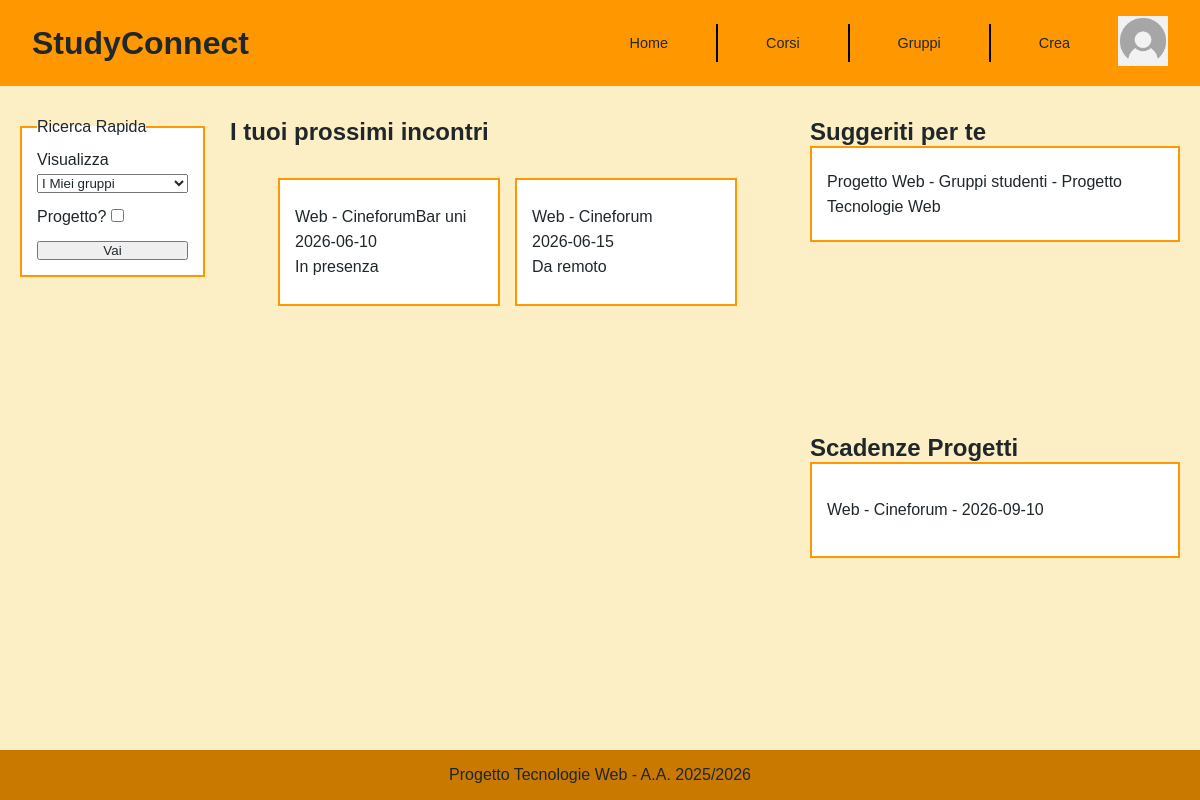
The page /pages/index.php (signed in) on the database its author committed.
### tables this page shows
CREATE TABLE Incontri(
	CodiceGruppo INT NOT NULL,
    Data DATE,
    Orario TIME,
    Modalità VARCHAR(15) NOT NULL CHECK (Modalità IN ('Da remoto', 'In presenza')),
    Luogo VARCHAR(100),
    Note VARCHAR(500) NOT NULL,
    FOREIGN KEY (CodiceGruppo) REFERENCES Gruppi(Codice)
		ON DELETE CASCADE
		ON UPDATE NO ACTION,
    PRIMARY KEY (CodiceGruppo, Data, Orario)
);

CREATE TABLE Gruppi(
	Codice INT AUTO_INCREMENT PRIMARY KEY,
    Nome VARCHAR(100) NOT NULL,
    Descrizione MEDIUMTEXT,
    NumeroMembriRichiesti INT,
    NumeroMembriAttuali INT NOT NULL,
    Tipo VARCHAR(10) NOT NULL CHECK (Tipo IN ('Studio', 'Progetto')),
    DataConsegnaProgetto DATE,
    MatricolaCreatore VARCHAR(10) NOT NULL,
    CodiceCorso VARCHAR(5) NOT NULL,
	FOREIGN KEY (MatricolaCreatore) REFERENCES Studenti(Matricola)
		ON DELETE CASCADE
        ON UPDATE NO ACTION,
	FOREIGN KEY (CodiceCorso) REFERENCES Corsi(Codice)
		ON DELETE CASCADE
        ON UPDATE NO ACTION,
    CHECK(NumeroMembriAttuali<=NumeroMembriRichiesti OR NumeroMembriRichiesti=0)
);

CREATE TABLE Corsi(
	Codice VARCHAR(5) PRIMARY KEY,
    Nome VARCHAR(150) NOT NULL,
    Descrizione MEDIUMTEXT,
    CFU INT NOT NULL,
    ProgettoRichiesto BOOL NOT NULL,
    CHECK(length(Codice)=5)
);

### pages/home.php (called while the page is built)
<?php
$templateParams["title"] = "StudyConnect - Home";
if (isUserLoggedIn()) {
    $templateParams["page"] = "templates/specific/home-loggato.php";
    $templateParams["prossimiIncontri"] = $dbh->getIncontriStudente($_SESSION["matricola"]);
    $templateParams["gruppiSuggeriti"] = $dbh->getGruppiSuggeriti($_SESSION["matricola"], 10);
    $templateParams["scadenzeProgetti"] = $dbh->getGruppiPerMatricola($_SESSION["matricola"]);
    $templateParams["corsi"] = $dbh->getCorsi();
} else {
    $templateParams["page"] = "templates/specific/home-pubblica.php";
    $templateParams["gruppiStudio"] = $dbh->getGruppiPerTipoLimit('studio',8);
    $templateParams["gruppiProgetto"] = $dbh->getGruppiPerTipoLimit('progetto',8);
    $templateParams["gruppiCasuali"] = $dbh->getGruppiCasuali(8);
}
$templateParams["imgprofilo"] =  "default_profile_icon.png";
require "templates/general/base.php"
?>

### pages/index.php (called while the page is built)
<?php
require_once '../bootstrap.php';
require "home.php";
?>

### utils/functions.php (called while the page is built, shortened)
<?php
    function isUserLoggedIn() {
        return isset($_SESSION['matricola']);
    }
?>

### db/database.php (called while the page is built, shortened)
<?php
    class DatabaseHelper{
        private $db;
        public function __construct($servername, $username, $password, $dbname, $port){
            $this->db = new mysqli($servername, $username, $password, $dbname, $port);
        }
        public function getCorsi(){
            $stmt = $this->db->prepare("SELECT * FROM corsi ORDER BY nome");
            $stmt->execute();
            $result = $stmt->get_result();
            return $result->fetch_all(MYSQLI_ASSOC);
        }
        function getIncontriStudente(string $matricola) {
            $query = "SELECT i.CodiceGruppo, g.Nome AS NomeGruppo, i.Data, i.Orario, i.Modalità, i.Luogo, i.Note
                    FROM Iscrizioni isc
                    JOIN Gruppi g ON isc.CodiceGruppo = g.Codice
                    JOIN Incontri i ON g.Codice = i.CodiceGruppo
                    WHERE isc.MatricolaStudente = ?
                    ORDER BY i.Data ASC, i.Orario ASC";
            $stmt = $this->db->prepare($query);
            $stmt->bind_param('s', $matricola);
            $stmt->execute();
            return $stmt->get_result()->fetch_all(MYSQLI_ASSOC);
        }
        function getGruppiSuggeriti(string $matricola, int $limit) {
            $query = "SELECT g.Codice, g.Nome, g.Descrizione, g.NumeroMembriRichiesti, g.NumeroMembriAttuali, g.Tipo, c.Nome AS NomeCorso
                FROM Gruppi g
                JOIN Preferenze p ON g.CodiceCorso = p.CodiceCorso
                JOIN Corsi c ON g.CodiceCorso = c.Codice
                WHERE p.MatricolaStudente = ?
                    AND g.Codice NOT IN (
                        SELECT CodiceGruppo
                        FROM Iscrizioni
                        WHERE MatricolaStudente = ?
                    )
                ORDER BY RAND()
                LIMIT ?";
            $stmt = $this->db->prepare($query);
            $stmt->bind_param('ssi', $matricola, $matricola, $limit);
            $stmt->execute();
            return $stmt->get_result()->fetch_all(MYSQLI_ASSOC);
        }
        public function getGruppiPerMatricola(string $matricola){
            $query = "SELECT g.Codice, g.Nome, g.DataConsegnaProgetto AS Data FROM Gruppi g
                    JOIN Iscrizioni I ON G.Codice = I.CodiceGruppo
                    WHERE I.MatricolaStudente = ?";
            $stmt = $this->db->prepare($query);
            $stmt->bind_param('s', $matricola);
            $stmt->execute();
            return $stmt->get_result()->fetch_all(MYSQLI_ASSOC);
        }
    }
?>

### bootstrap.php (called while the page is built, shortened)
<?php
require_once("utils/functions.php");
require_once("db/database.php");
$dbh = new DatabaseHelper("localhost", "root", "", "Gruppi_Studenti", 3307);
?>

### pages/templates/specific/home-loggato.php (the view, shortened to what this page needs)
<main class="home-logged-container home-container ">
    <aside class="sidebar-search">
        <form action="gruppi.php" method="GET" id="home-form">
            <fieldset class="home-box-form card">
                <legend>Ricerca Rapida</legend>
                <div class="form-controll">
                    <label for="visualizza">Visualizza</label>
                    <select name="visualizza" id="visualizza">
                    <option value="miei">I Miei gruppi</option>
                    </select>
                </div>
                <div class="form-controll checkbox" id="container-checkbox">
                    <label for="tipo">Progetto?</label>
                    <input type="checkbox" name="tipo" id="tipo" />
                </div>
                <button type="submit">Vai</button>
            </fieldset>
        </form>
    </aside>
    <section class="main-meetings">
        <h2>I tuoi prossimi incontri</h2>
        <div class="card-grid">
            <?php if(!count($templateParams["prossimiIncontri"]) == 0) {
                foreach ($templateParams["prossimiIncontri"] as $incontro):  ?>
                <div class="card">
                   <p><?= $incontro["NomeGruppo"];?><?= $incontro["Luogo"];?></p>
                   <p><?= $incontro["Data"]; $incontro["Orario"];?></p>
                   <p><?= $incontro["Modalità"];?></p>
                </div>
            <?php endforeach; } else {
                echo "Non hai prossimi incontri";
           } ?>
        </div>
    </section>
    <aside class="sidebar-destra-home-loggato">
        <div class="sidebar-suggeriti">
            <?php if(!count($templateParams["gruppiSuggeriti"]) == 0) { ?>
            <h2>Suggeriti per te</h2>
            <div class="vertical-list">
                <?php foreach ($templateParams["gruppiSuggeriti"] as $suggerito): ?>
                <div class="card">
                    <p><?= $suggerito["Nome"] ?> - <?= $suggerito["Tipo"] ?></p>
                    <p><?= $suggerito["NomeCorso"] ?></p>
                </div>
                <?php endforeach; ?>
            </div>
        </div>
        <?php } ?>
        <?php if(!count($templateParams["scadenzeProgetti"]) == 0) { ?>
        <div>
            <h2>Scadenze Progetti</h2>
            <div class="vertical-list">
                <div class="card">
                    <?php foreach ($templateParams["scadenzeProgetti"] as $progetto): ?>
                        <P>
                            <?= $progetto["Nome"]?> - <?= $progetto["Data"] ?>
                        </P>
                    <?php endforeach; ?>
                </div>
            </div>
        </div>
    </aside>
    <?php }?>
</main>

### pages/templates/general/base.php (shortened to what this page needs)
<!DOCTYPE html>
<html lang="it">
<head>
    <link rel="stylesheet" type="text/css" href="../css/style.css" />
</head>
<body>
    <?php require('header.php'); ?>
    <?php require($templateParams["page"]); ?>
    <?php require('footer.php'); ?>
</body>
</html>

### pages/templates/general/header.php (shortened to what this page needs)
<header>
    <div class="logo">
       <h1>StudyConnect</h1>
    </div>
    <nav class="nav">
        <ul>
            <li><a href="index.php">Home</a></li>
            <li><a href="corsi.php">Corsi</a></li>
            <li><a href="gruppi.php">Gruppi</a></li>
            <li><a href="#">Crea</a></li>
            <?php if (isUserLoggedIn()): ?>
                <li class="dropdown top-right">
                    <img src="<?php echo UPLOAD_DIR.$templateParams["imgprofilo"]; ?>" alt="Profile image" class="nav-profile-img ">
                </li>
            <?php else: ?>
                <li class="top-right"><a href="login.php" class="btn-login">Login</a></li>
            <?php endif; ?>
        </ul>
    </nav>
</header>

### pages/templates/general/footer.php
<footer>
    <p>Progetto Tecnologie Web - A.A. 2025/2026</p>
</footer>

### css/style.css (style rules this page uses)
* { margin: 0; padding: 0; box-sizing: border-box; color: #1F272B; font-family: Verdana, Geneva, Tahoma, sans-serif; }
html, body { height: 100% ; }
body { display: flex; flex-direction: column; padding-bottom: 60px; }
main { flex: 1; background-color: #FCEEC5; }
header { display: flex; justify-content: space-between; align-items: center; padding: 1rem 2rem; background-color: #FF9800; }
.nav { position: fixed; bottom: 0; left: 0; height: 5rem; width: 100%; text-align: center; align-content: center; background-color: #FF9800; padding: 0.2rem 0; z-index: 1000; border-top: 2px solid #FF9800; }
.logo { cursor: default; }
.nav ul { width: 100%; display: flex; list-style: none; align-items: center; height: 100%; }
.nav ul li { flex: 1; }
.nav ul li:not(:nth-last-child(-n+2)) { border-right: 2px solid black; height: 70%; padding: 0 2rem; }
.nav ul li:not(:last-child) { text-align: center; align-content: center; padding: 0 2rem; }
.nav a { padding: 1.5rem 1rem; text-decoration: none; font-size: 0.9rem; }
.top-right { position: fixed; top: 0; right: 0; display: inline-block; }
.nav-profile-img { height: 50px; width: 50px; }
.dropdown { display: inline-block; cursor: pointer; margin: 0.6rem 1rem 0 0; }
footer { text-align: center; align-content: center; padding: 1rem; background-color: #c97800; padding-bottom: 6rem; }
.home-container { display: grid; grid-template-columns: 1fr; gap: 20px; padding: 20px; padding-top: 4vh; width: 100%; }
.card-grid { display: grid; grid-template-columns: repeat(2, 1fr); gap: 15px; margin-top: 2vh; margin-bottom: 5vh; }
.sidebar-suggeriti .vertical-list { display: grid; grid-template-columns: (1, 1fr); gap: 15px; }
.card-grid > .card { min-height: 8em; }
.card { border: 2px solid #FF9800; padding: 15px; background: white; min-height: 6rem; }
.card { display: flex; flex-direction: column; gap: 7px; text-align: left; align-content: center; justify-content: center; }
.sidebar-destra-home-loggato { display: flex; flex-direction: column; gap: 20px; }
.sidebar-destra-home-loggato > * { flex: 1; }
.sidebar-search { order: 3; }
.home-box-form { display: flex; flex-direction: column; gap: 15px; margin: 0 2rem; }
.form-controll { display: flex; flex-direction: column; gap: 5px; }
.checkbox { flex-direction: row; gap: 20px; }
@media (min-width: 992px) { body { padding-bottom: 0; } }
@media (min-width: 992px) { .nav { position: static; height: auto; width: auto; padding: 0; border-top: none; height: 100%; } }
@media (min-width: 992px) { nav ul { width: auto; gap: 0; justify-content: flex-end; height: 100%; } }
@media (min-width: 992px) { .nav ul li { flex: none; } }
@media (min-width: 992px) { nav ul li:not(:nth-last-child(-n+2)) { text-align: center; align-content: center; border-right: 2px solid black; height: 85%; } }
@media (min-width: 992px) { .nav ul li > a { padding: 1rem 1rem; } }
@media (min-width: 992px) { .top-right { position: static; height: auto; width: auto; margin: 0; } }
@media (min-width: 992px) { footer { padding-bottom: 1rem; } }
@media (min-width: 992px) { .home-container { grid-template-columns: 2.9fr 1.1fr; margin: 0 auto; } }
@media (min-width: 992px) { .card-grid { margin-bottom: 0; padding: 2vh 3rem 2vh 3rem; } }
@media (min-width: 992px) { .card-grid > .card { max-width: 40em; } }
@media (min-width: 992px) { .sidebar-suggeriti .vertical-list { display: flex; flex-direction: column; grid-template-columns: none; } }
@media (min-width: 992px) { .home-logged-container { display: grid; grid-template-columns: 0.5fr 1.5fr 1fr; gap: 25px; margin: 0 auto; } }
@media (min-width: 992px) { .sidebar-search { order: 0; } }
@media (min-width: 992px) { .home-box-form { margin: 0; } }

### rows shown on the page
incontri: CodiceGruppo.Nome "Web - Cineforum", Luogo "Bar uni", Data "2026-06-10", Modalità "In presenza"
incontri: CodiceGruppo.Nome "Web - Cineforum", Data "2026-06-15", Modalità "Da remoto"
gruppi: Nome "Progetto Web - Gruppi studenti", Tipo "Progetto", CodiceCorso.Nome "Tecnologie Web"
gruppi: Nome "Web - Cineforum", DataConsegnaProgetto "2026-09-10"
